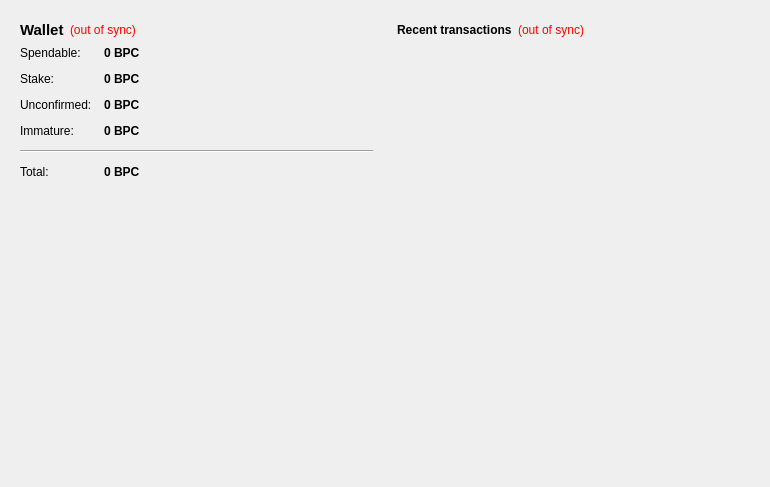
<?xml version="1.0" encoding="UTF-8"?>
<ui version="4.0">
 <class>OverviewPage</class>
 <widget class="QWidget" name="OverviewPage">
  <property name="geometry">
   <rect>
    <x>0</x>
    <y>0</y>
    <width>770</width>
    <height>487</height>
   </rect>
  </property>
  <property name="windowTitle">
   <string>Form</string>
  </property>
  <layout class="QHBoxLayout" name="horizontalLayout" stretch="1,1">
   <item>
    <layout class="QVBoxLayout" name="verticalLayout_2">
     <item>
      <widget class="QFrame" name="frame">
       <property name="frameShape">
        <enum>QFrame::NoFrame</enum>
       </property>
       <property name="frameShadow">
        <enum>QFrame::Raised</enum>
       </property>
       <layout class="QVBoxLayout" name="verticalLayout_4">
        <item>
         <layout class="QHBoxLayout" name="horizontalLayout_4">
          <item>
           <widget class="QLabel" name="label_5">
            <property name="font">
             <font>
              <pointsize>11</pointsize>
              <weight>75</weight>
              <bold>true</bold>
             </font>
            </property>
            <property name="text">
             <string>Wallet</string>
            </property>
           </widget>
          </item>
          <item>
           <widget class="QLabel" name="labelWalletStatus">
            <property name="toolTip">
             <string>The displayed information may be out of date. Your wallet automatically synchronizes with the Backpackercoin network after a connection is established, but this process has not completed yet.</string>
            </property>
            <property name="styleSheet">
             <string notr="true">QLabel { color: red; }</string>
            </property>
            <property name="text">
             <string notr="true">(out of sync)</string>
            </property>
            <property name="alignment">
             <set>Qt::AlignLeading|Qt::AlignLeft|Qt::AlignVCenter</set>
            </property>
           </widget>
          </item>
          <item>
           <spacer name="horizontalSpacer_2">
            <property name="orientation">
             <enum>Qt::Horizontal</enum>
            </property>
            <property name="sizeHint" stdset="0">
             <size>
              <width>40</width>
              <height>20</height>
             </size>
            </property>
           </spacer>
          </item>
         </layout>
        </item>
        <item>
         <layout class="QFormLayout" name="formLayout_2">
          <property name="fieldGrowthPolicy">
           <enum>QFormLayout::AllNonFixedFieldsGrow</enum>
          </property>
          <property name="horizontalSpacing">
           <number>12</number>
          </property>
          <property name="verticalSpacing">
           <number>12</number>
          </property>
          <item row="0" column="0">
           <widget class="QLabel" name="label">
            <property name="text">
             <string>Spendable:</string>
            </property>
           </widget>
          </item>
          <item row="0" column="1">
           <widget class="QLabel" name="labelBalance">
            <property name="font">
             <font>
              <weight>75</weight>
              <bold>true</bold>
             </font>
            </property>
            <property name="cursor">
             <cursorShape>IBeamCursor</cursorShape>
            </property>
            <property name="toolTip">
             <string>Your current spendable balance</string>
            </property>
            <property name="text">
             <string notr="true">0 BPC</string>
            </property>
            <property name="textInteractionFlags">
             <set>Qt::LinksAccessibleByMouse|Qt::TextSelectableByKeyboard|Qt::TextSelectableByMouse</set>
            </property>
           </widget>
          </item>
          <item row="1" column="0">
           <widget class="QLabel" name="label_6">
            <property name="text">
             <string>Stake:</string>
            </property>
           </widget>
          </item>
          <item row="1" column="1">
           <widget class="QLabel" name="labelStake">
            <property name="font">
             <font>
              <weight>75</weight>
              <bold>true</bold>
             </font>
            </property>
            <property name="cursor">
             <cursorShape>IBeamCursor</cursorShape>
            </property>
            <property name="toolTip">
             <string>Total of coins that was staked, and do not yet count toward the current balance</string>
            </property>
            <property name="text">
             <string notr="true">0 BPC</string>
            </property>
            <property name="textInteractionFlags">
             <set>Qt::LinksAccessibleByMouse|Qt::TextSelectableByKeyboard|Qt::TextSelectableByMouse</set>
            </property>
           </widget>
          </item>
          <item row="2" column="0">
           <widget class="QLabel" name="label_3">
            <property name="text">
             <string>Unconfirmed:</string>
            </property>
           </widget>
          </item>
          <item row="2" column="1">
           <widget class="QLabel" name="labelUnconfirmed">
            <property name="font">
             <font>
              <weight>75</weight>
              <bold>true</bold>
             </font>
            </property>
            <property name="cursor">
             <cursorShape>IBeamCursor</cursorShape>
            </property>
            <property name="toolTip">
             <string>Total of transactions that have yet to be confirmed, and do not yet count toward the current balance</string>
            </property>
            <property name="text">
             <string notr="true">0 BPC</string>
            </property>
            <property name="textInteractionFlags">
             <set>Qt::LinksAccessibleByMouse|Qt::TextSelectableByKeyboard|Qt::TextSelectableByMouse</set>
            </property>
           </widget>
          </item>
          <item row="3" column="0">
           <widget class="QLabel" name="labelImmatureText">
            <property name="text">
             <string>Immature:</string>
            </property>
           </widget>
          </item>
          <item row="3" column="1">
           <widget class="QLabel" name="labelImmature">
            <property name="font">
             <font>
              <weight>75</weight>
              <bold>true</bold>
             </font>
            </property>
            <property name="toolTip">
             <string>Mined balance that has not yet matured</string>
            </property>
            <property name="text">
             <string notr="true">0 BPC</string>
            </property>
            <property name="textInteractionFlags">
             <set>Qt::LinksAccessibleByMouse|Qt::TextSelectableByKeyboard|Qt::TextSelectableByMouse</set>
            </property>
           </widget>
          </item>
          <item row="4" column="0" colspan="2">
           <widget class="Line" name="line">
            <property name="orientation">
             <enum>Qt::Horizontal</enum>
            </property>
           </widget>
          </item>
          <item row="5" column="0">
           <widget class="QLabel" name="labelTotalText">
            <property name="text">
             <string>Total:</string>
            </property>
           </widget>
          </item>
          <item row="5" column="1">
           <widget class="QLabel" name="labelTotal">
            <property name="font">
             <font>
              <weight>75</weight>
              <bold>true</bold>
             </font>
            </property>
            <property name="cursor">
             <cursorShape>IBeamCursor</cursorShape>
            </property>
            <property name="toolTip">
             <string>Your current total balance</string>
            </property>
            <property name="text">
             <string notr="true">0 BPC</string>
            </property>
            <property name="textInteractionFlags">
             <set>Qt::LinksAccessibleByMouse|Qt::TextSelectableByKeyboard|Qt::TextSelectableByMouse</set>
            </property>
           </widget>
          </item>
         </layout>
        </item>
       </layout>
      </widget>
     </item>
     <item>
      <spacer name="verticalSpacer">
       <property name="orientation">
        <enum>Qt::Vertical</enum>
       </property>
       <property name="sizeHint" stdset="0">
        <size>
         <width>20</width>
         <height>40</height>
        </size>
       </property>
      </spacer>
     </item>
     <item alignment="Qt::AlignHCenter">
      <widget class="QLabel" name="label_2">
       <property name="autoFillBackground">
        <bool>true</bool>
       </property>
       <property name="text">
        <string/>
       </property>
       <property name="pixmap">
        <pixmap resource="../bitcoin.qrc">:/icons/techbg</pixmap>
       </property>
       <property name="scaledContents">
        <bool>false</bool>
       </property>
       <property name="margin">
        <number>0</number>
       </property>
      </widget>
     </item>
    </layout>
   </item>
   <item>
    <layout class="QVBoxLayout" name="verticalLayout_3">
     <item>
      <widget class="QFrame" name="frame_2">
       <property name="frameShape">
        <enum>QFrame::NoFrame</enum>
       </property>
       <property name="frameShadow">
        <enum>QFrame::Raised</enum>
       </property>
       <layout class="QVBoxLayout" name="verticalLayout">
        <item>
         <layout class="QHBoxLayout" name="horizontalLayout_2">
          <item>
           <widget class="QLabel" name="label_4">
            <property name="text">
             <string>&lt;b&gt;Recent transactions&lt;/b&gt;</string>
            </property>
           </widget>
          </item>
          <item>
           <widget class="QLabel" name="labelTransactionsStatus">
            <property name="toolTip">
             <string>The displayed information may be out of date. Your wallet automatically synchronizes with the Backpackercoin network after a connection is established, but this process has not completed yet.</string>
            </property>
            <property name="styleSheet">
             <string notr="true">QLabel { color: red; }</string>
            </property>
            <property name="text">
             <string notr="true">(out of sync)</string>
            </property>
            <property name="alignment">
             <set>Qt::AlignRight|Qt::AlignTrailing|Qt::AlignVCenter</set>
            </property>
           </widget>
          </item>
          <item>
           <spacer name="horizontalSpacer">
            <property name="orientation">
             <enum>Qt::Horizontal</enum>
            </property>
            <property name="sizeHint" stdset="0">
             <size>
              <width>40</width>
              <height>20</height>
             </size>
            </property>
           </spacer>
          </item>
         </layout>
        </item>
        <item>
         <widget class="QListView" name="listTransactions">
          <property name="styleSheet">
           <string notr="true">QListView { background: transparent; }</string>
          </property>
          <property name="frameShape">
           <enum>QFrame::NoFrame</enum>
          </property>
          <property name="verticalScrollBarPolicy">
           <enum>Qt::ScrollBarAlwaysOff</enum>
          </property>
          <property name="horizontalScrollBarPolicy">
           <enum>Qt::ScrollBarAlwaysOff</enum>
          </property>
          <property name="selectionMode">
           <enum>QAbstractItemView::NoSelection</enum>
          </property>
         </widget>
        </item>
       </layout>
      </widget>
     </item>
     <item>
      <spacer name="verticalSpacer_2">
       <property name="orientation">
        <enum>Qt::Vertical</enum>
       </property>
       <property name="sizeHint" stdset="0">
        <size>
         <width>20</width>
         <height>40</height>
        </size>
       </property>
      </spacer>
     </item>
     <item alignment="Qt::AlignRight">
      <widget class="QLabel" name="label_8">
       <property name="minimumSize">
        <size>
         <width>105</width>
         <height>110</height>
        </size>
       </property>
       <property name="text">
        <string/>
       </property>
      </widget>
     </item>
     <item alignment="Qt::AlignRight">
      <widget class="QLabel" name="label_7">
       <property name="text">
        <string/>
       </property>
       <property name="pixmap">
        <pixmap resource="../bitcoin.qrc">:/images/res/images/trust.png</pixmap>
       </property>
      </widget>
     </item>
    </layout>
   </item>
  </layout>
 </widget>
 <resources>
  <include location="../bitcoin.qrc"/>
 </resources>
 <connections/>
</ui>
